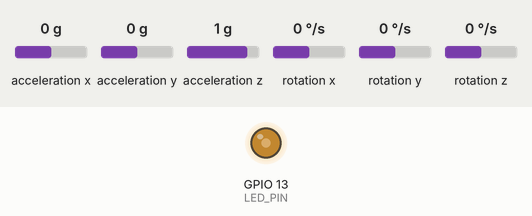
Bench run of a sketch on a simulated ESP32. Parts: output pins drawn as LEDs (lit = HIGH). Inputs (shaded band) come from the test bench; at power-on: acceleration x 0 g, acceleration y 0 g, rotation x 0 °/s, acceleration z 1 g, rotation y 0 °/s, rotation z 0 °/s. What the sketch prints to the serial monitor is not drawn.

Above: at 0.89 s.
1.3 s: acceleration x set to -1.4 g
At 2.7 s:
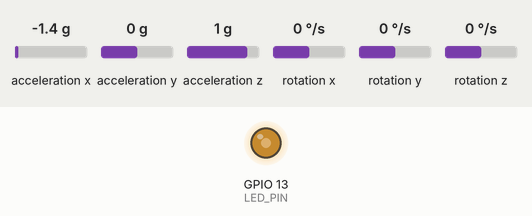
4.3 s: acceleration y set to -1.4 g
At 4.49 s:
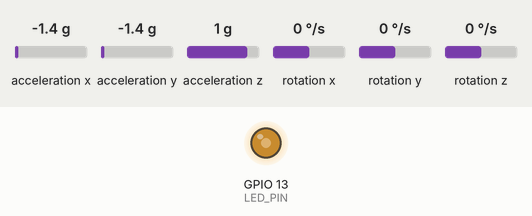
7.3 s: rotation x set to -192 °/s
10.3 s: acceleration z set to 0 g
13.3 s: rotation y set to 100 °/s
16.3 s: rotation z set to -192 °/s
Timing chart, 0 to 20.3 s (numbered marks = the images above; inputs shaded):
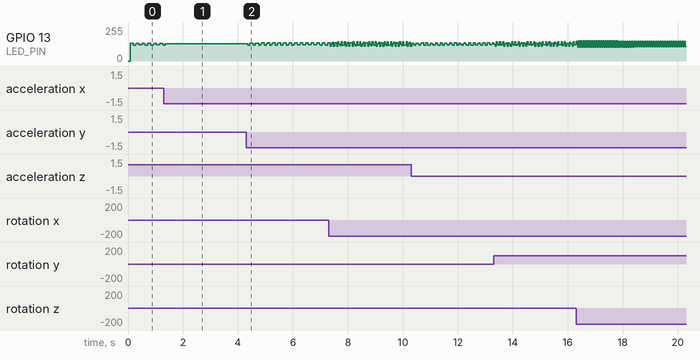

The sketch:

esp32_imu.ino
```cpp
// I2Cdev and MPU6050 must be installed as libraries, or else the .cpp/.h files
// for both classes must be in the include path of your project
#include "I2Cdev.h"
#include "MPU6050.h"

// Arduino Wire library is required if I2Cdev I2CDEV_ARDUINO_WIRE implementation
// is used in I2Cdev.h
#if I2CDEV_IMPLEMENTATION == I2CDEV_ARDUINO_WIRE
    #include "Wire.h"
#endif

// class default I2C address is 0x68
// specific I2C addresses may be passed as a parameter here
// AD0 low = 0x68 (default for InvenSense evaluation board)
// AD0 high = 0x69
MPU6050 accelgyro;
//MPU6050 accelgyro(0x69); // <-- use for AD0 high

int16_t ax, ay, az;
int16_t gx, gy, gz;


// uncomment "OUTPUT_READABLE_ACCELGYRO" if you want to see a tab-separated
// list of the accel X/Y/Z and then gyro X/Y/Z values in decimal. Easy to read,
// not so easy to parse, and slow(er) over UART.
#define OUTPUT_READABLE_ACCELGYRO

// uncomment "OUTPUT_BINARY_ACCELGYRO" to send all 6 axes of data as 16-bit
// binary, one right after the other. This is very fast (as fast as possible
// without compression or data loss), and easy to parse, but impossible to read
// for a human.
//#define OUTPUT_BINARY_ACCELGYRO


#define LED_PIN 13
bool blinkState = false;

void setup() {
    // join I2C bus (I2Cdev library doesn't do this automatically)
    #if I2CDEV_IMPLEMENTATION == I2CDEV_ARDUINO_WIRE
        Wire.begin();
    #elif I2CDEV_IMPLEMENTATION == I2CDEV_BUILTIN_FASTWIRE
        Fastwire::setup(400, true);
    #endif

    // initialize serial communication
    // (38400 chosen because it works as well at 8MHz as it does at 16MHz, but
    // it's really up to you depending on your project)
    Serial.begin(115200);

    // initialize device
    Serial.println("Initializing I2C devices...");
    accelgyro.initialize();

    // verify connection
    Serial.println("Testing device connections...");
    Serial.println(accelgyro.testConnection() ? "MPU6050 connection successful" : "MPU6050 connection failed");

    // use the code below to change accel/gyro offset values
    /*
    Serial.println("Updating internal sensor offsets...");
    // -76  -2359 1688  0 0 0
    Serial.print(accelgyro.getXAccelOffset()); Serial.print("\t"); // -76
    Serial.print(accelgyro.getYAccelOffset()); Serial.print("\t"); // -2359
    Serial.print(accelgyro.getZAccelOffset()); Serial.print("\t"); // 1688
    Serial.print(accelgyro.getXGyroOffset()); Serial.print("\t"); // 0
    Serial.print(accelgyro.getYGyroOffset()); Serial.print("\t"); // 0
    Serial.print(accelgyro.getZGyroOffset()); Serial.print("\t"); // 0
    Serial.print("\n");
    */

//    accelgyro.setXGyroOffset(-10);
//    accelgyro.setYGyroOffset(-10);
//    accelgyro.setZGyroOffset(-800);

    /*
    Serial.print(accelgyro.getXAccelOffset()); Serial.print("\t"); // -76
    Serial.print(accelgyro.getYAccelOffset()); Serial.print("\t"); // -2359
    Serial.print(accelgyro.getZAccelOffset()); Serial.print("\t"); // 1688
    Serial.print(accelgyro.getXGyroOffset()); Serial.print("\t"); // 0
    Serial.print(accelgyro.getYGyroOffset()); Serial.print("\t"); // 0
    Serial.print(accelgyro.getZGyroOffset()); Serial.print("\t"); // 0
    Serial.print("\n");
    */

    // configure Arduino LED pin for output
    pinMode(LED_PIN, OUTPUT);
}

void loop() {
    // read raw accel/gyro measurements from device
    accelgyro.getMotion6(&ax, &ay, &az, &gx, &gy, &gz);

    // these methods (and a few others) are also available
    //accelgyro.getAcceleration(&ax, &ay, &az);
    //accelgyro.getRotation(&gx, &gy, &gz);

    #ifdef OUTPUT_READABLE_ACCELGYRO
        // display tab-separated accel/gyro x/y/z values

        Serial.print("accel_x: ");
        Serial.print(ax);
        Serial.print("\t");
        Serial.print("\t");

        Serial.print("accel_y: ");
        Serial.print(ay);
        Serial.print("\t");
        Serial.print("\t");

        Serial.print("accel_z: ");
        Serial.print(az);
        Serial.print("\t");
        Serial.print("\t");

        Serial.print("gyro_x: ");
        Serial.print(gx);
        Serial.print("\t");
        Serial.print("\t");

        Serial.print("gyro_y: ");
        Serial.print(gy);
        Serial.print("\t");
        Serial.print("\t");

        Serial.print("gyro_z: ");
        Serial.println(gz);
    #endif

    #ifdef OUTPUT_BINARY_ACCELGYRO
        Serial.write((uint8_t)(ax >> 8)); Serial.write((uint8_t)(ax & 0xFF));
        Serial.write((uint8_t)(ay >> 8)); Serial.write((uint8_t)(ay & 0xFF));
        Serial.write((uint8_t)(az >> 8)); Serial.write((uint8_t)(az & 0xFF));
        Serial.write((uint8_t)(gx >> 8)); Serial.write((uint8_t)(gx & 0xFF));
        Serial.write((uint8_t)(gy >> 8)); Serial.write((uint8_t)(gy & 0xFF));
        Serial.write((uint8_t)(gz >> 8)); Serial.write((uint8_t)(gz & 0xFF));
    #endif

    // blink LED to indicate activity
    blinkState = !blinkState;
    digitalWrite(LED_PIN, blinkState);
}
```

Measured:
- after the input at 1.3 s, GPIO 13 (LED_PIN): goes on until 1.4 s, then stays 128/255
